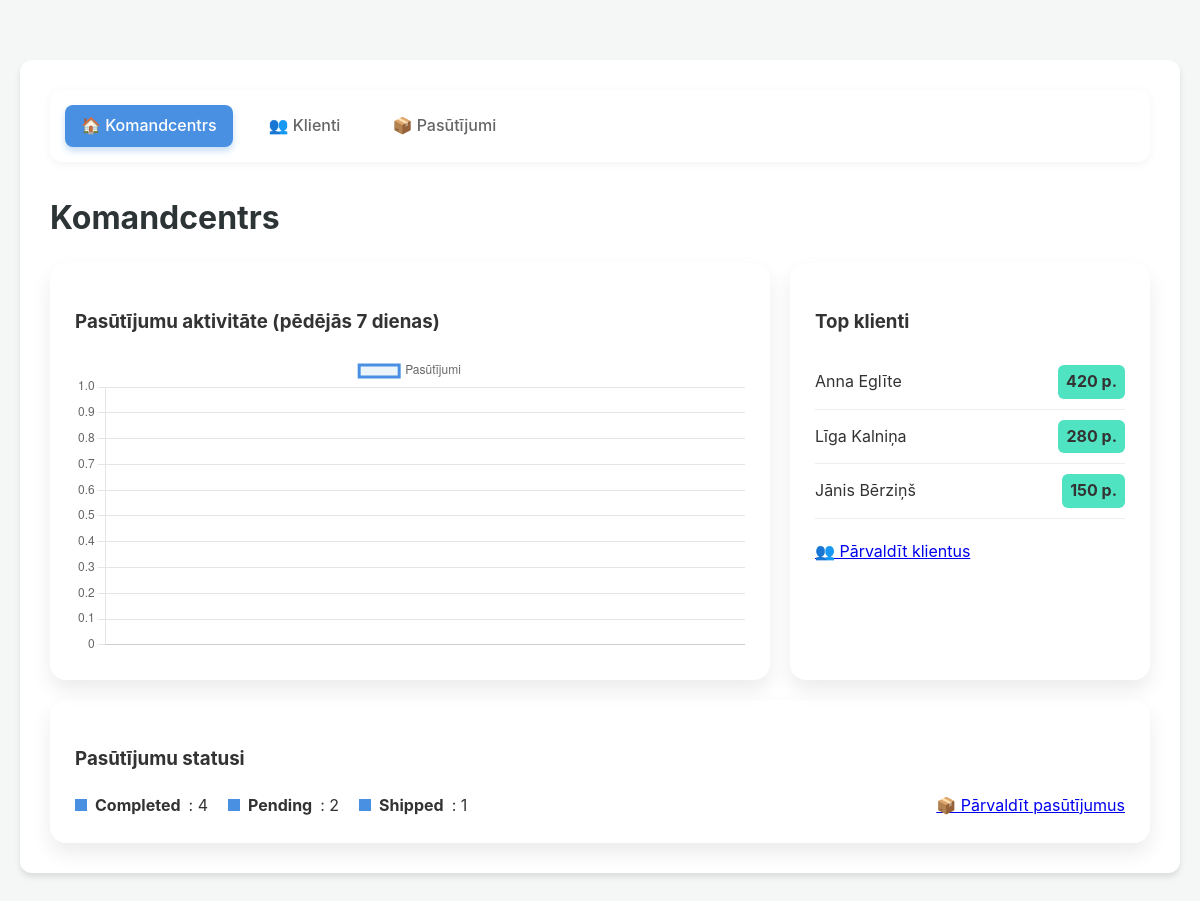
The page / on the database its author committed.
### tables this page shows
CREATE TABLE `customers` (
  `id` int NOT NULL AUTO_INCREMENT,
  `first_name` varchar(100) NOT NULL,
  `last_name` varchar(100) NOT NULL,
  `email` varchar(255) NOT NULL,
  `birth_date` date DEFAULT NULL,
  `points` int DEFAULT '0',
  PRIMARY KEY (`id`),
  UNIQUE KEY `email` (`email`)
);

### src/DB/DB.php (called while the page is built, shortened)
<?php
class DB
{
    private static $pdo = null;
    public static function connect()
    {
        if (self::$pdo === null) {
            $host = $_ENV['DB_HOST'];
            $db = $_ENV['DB_NAME'];
            $user = $_ENV['DB_USER'];
            $pass = $_ENV['DB_PASS'];
            $charset = $_ENV['DB_CHARSET'];
            $dsn = "mysql:host=$host;dbname=$db;charset=$charset";
            $options = [
                PDO::ATTR_ERRMODE            => PDO::ERRMODE_EXCEPTION,
                PDO::ATTR_DEFAULT_FETCH_MODE => PDO::FETCH_ASSOC,
                PDO::ATTR_EMULATE_PREPARES   => false,
            ];
            try {
                self::$pdo = new PDO($dsn, $user, $pass, $options);
            } catch (PDOException $e) {
                throw new PDOException($e->getMessage(), (int)$e->getCode());
            }
        }
        return self::$pdo;
    }
}

### src/Core/Model.php (called while the page is built, shortened)
<?php
abstract class Model
{
    public function __construct()
    {
        $this->db = DB::connect();
    }
}

### src/Models/Stats.php (called while the page is built, shortened)
<?php
class Stats extends Model {
    public function getDashboardStats() {
        return [
            'weekly_orders' => $this->db->query("SELECT DATE_FORMAT(order_date, '%d') as day, COUNT(*) as count FROM orders WHERE order_date >= DATE_SUB(NOW(), INTERVAL 7 DAY) GROUP BY day ORDER BY day ASC")->fetchAll(\PDO::FETCH_KEY_PAIR),
            'status_dist' => $this->db->query("SELECT status, COUNT(*) as count FROM orders GROUP BY status")->fetchAll(\PDO::FETCH_KEY_PAIR),
            'top_customers' => $this->db->query("SELECT first_name, last_name, points FROM customers ORDER BY points DESC LIMIT 3")->fetchAll()
        ];
    }
}

### public/index.php (the view, shortened to what this page needs)
<?php
$statsModel = new Stats();
$stats = $statsModel->getDashboardStats();
?>
<!DOCTYPE html>
<html lang="lv">
<head>
    <link rel="stylesheet" href="/css/base.css">
</head>
<body>
<div class="container">
    <?php include __DIR__ . '/../views/layout/nav.php'; ?>
    <h1>Komandcentrs</h1>
    <div class="grid">
        <div class="card">
            <h3>Pasūtījumu aktivitāte (pēdējās 7 dienas)</h3>
            <div style="height: 300px; position: relative;">
                <canvas id="ordersChart"></canvas>
            </div>
        </div>
        <div class="card">
            <h3>Top klienti</h3>
            <?php foreach ($stats['top_customers'] as $c): ?>
                <div class="top-client">
                    <span><?= $c['first_name'] ?> <?= $c['last_name'] ?></span>
                    <span class="badge"><?= $c['points'] ?> p.</span>
                </div>
            <?php endforeach; ?>
            <div style="margin-top: 20px;">
                <a href="/customers" class="btn-action" style="width: 100%; justify-content: center;">👥 Pārvaldīt klientus</a>
            </div>
        </div>
    </div>
<script>
    const ctx = document.getElementById('ordersChart').getContext('2d');
    new Chart(ctx, {
        type: 'line',
        data: {
            labels: <?= json_encode(array_keys($stats['weekly_orders'])) ?>,
            datasets: [{
                label: 'Pasūtījumi',
                data: <?= json_encode(array_values($stats['weekly_orders'])) ?>,
                borderColor: '#4a90e2',
                tension: 0.3,
                fill: true,
                backgroundColor: 'rgba(74, 144, 226, 0.1)'
            }]
        },
        options: {
            responsive: true,
            maintainAspectRatio: false
        }
    });
</script>
    <div class="card" style="margin-top: 20px;">
        <h3>Pasūtījumu statusi</h3>
        <div style="display:flex; gap: 20px; align-items: center;">
            <?php foreach ($stats['status_dist'] as $status => $count): ?>
                <div style="display:flex; align-items:center; gap: 8px;">
                    <div style="width: 12px; height: 12px; background: var(--primary-color);"></div>
                    <strong><?= ucfirst($status) ?></strong>: <?= $count ?>
                </div>
            <?php endforeach; ?>
            <div style="margin-left: auto;">
                <a href="/orders" class="btn-action">📦 Pārvaldīt pasūtījumus</a>
            </div>
        </div>
    </div>
</div>
</body>
</html>

### public/css/base.css (style rules this page uses)
:root { --bg-color: #f4f7f6; --text-color: #333; --primary-color: #4a90e2; --secondary-color: #50e3c2; --table-header-bg: #fff; --table-border: #e0e0e0; --accent-color: #ff6b6b; --card-shadow: 0 4px 6px rgba(0,0,0,0.1); }
body { font-family: 'Inter', -apple-system, BlinkMacSystemFont, "Segoe UI", Roboto, sans-serif; background-color: var(--bg-color); color: var(--text-color); line-height: 1.6; margin: 0; padding: 20px; }
.container { max-width: 1100px; margin: 40px auto; background: #fff; padding: 30px; border-radius: 12px; box-shadow: var(--card-shadow); }
h1 { color: #2d3436; margin-bottom: 20px; }

### public/index.php (style rules this page uses)
:root { --anim-duration: 1.5s; }
.grid { display: grid; grid-template-columns: 2fr 1fr; gap: 20px; }
.card { background: #fff; padding: 25px; border-radius: 16px; box-shadow: 0 10px 20px rgba(0,0,0,0.08); transition: transform 0.3s; }
.top-client { display: flex; align-items: center; justify-content: space-between; padding: 10px 0; border-bottom: 1px solid #eee; }
.badge { background: var(--secondary-color); padding: 4px 8px; border-radius: 6px; font-weight: bold; }

### rows shown on the page
customers: first_name "Anna", last_name "Eglīte", points "420"
customers: first_name "Līga", last_name "Kalniņa", points "280"
customers: first_name "Jānis", last_name "Bērziņš", points "150"

### other values the page prints
$status "Completed"
$count "4"
$status "Pending"
$count "2"
$status "Shipped"
$count "1"
